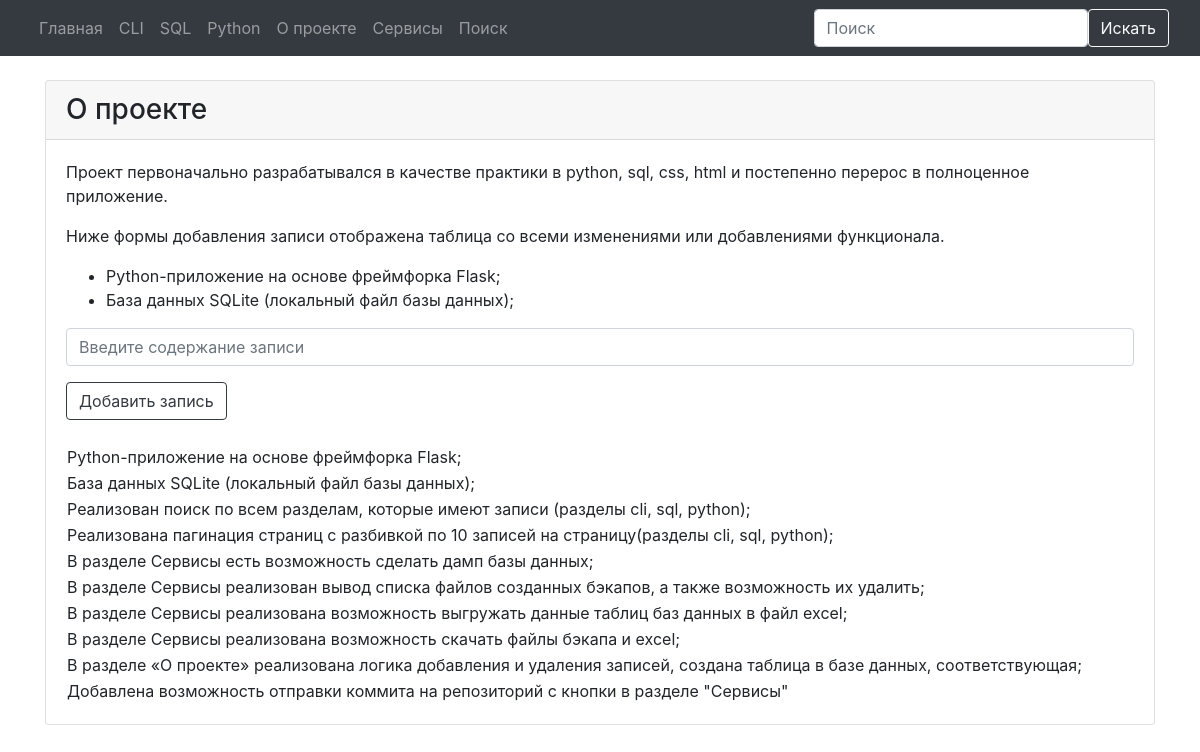
Before: /about with the older database file.
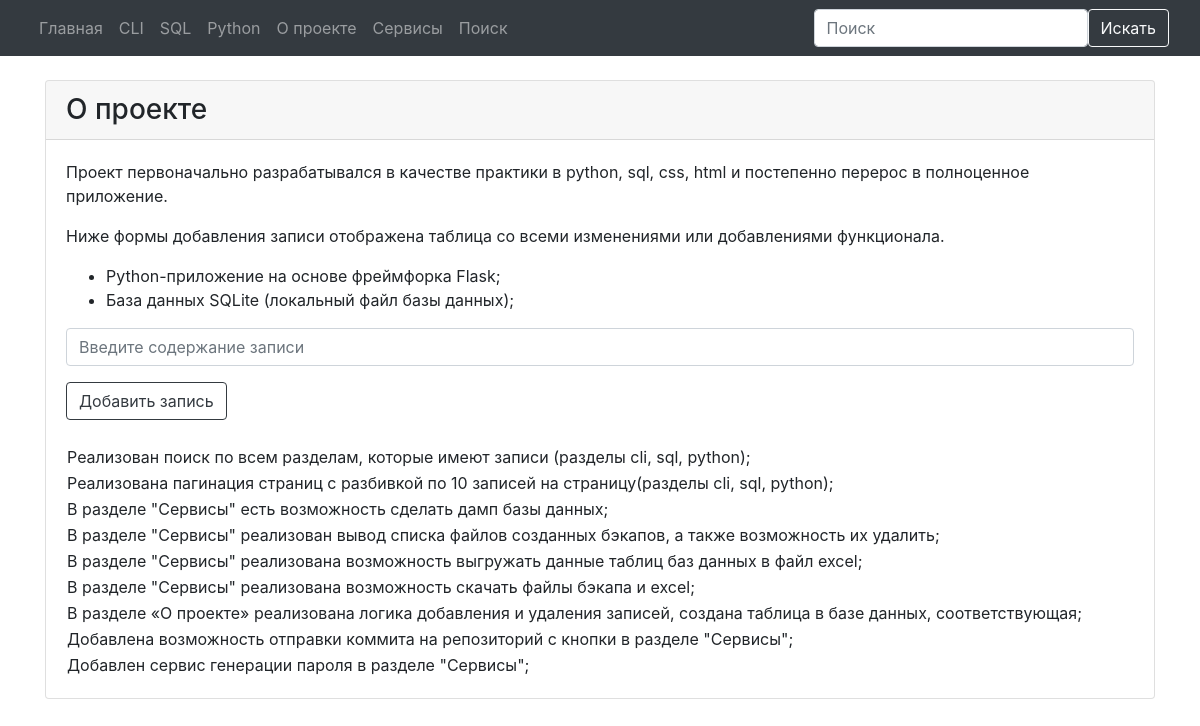
After: the same page with the newer database file.
### tables this page shows
CREATE TABLE about (
	about_id INTEGER PRIMARY KEY AUTOINCREMENT,
	about_name TEXT NOT NULL,
	about_date_add TIMESTAMP DEFAULT (CURRENT_TIMESTAMP)
);

### modules/about.py (the view)
@bp.route("/about")
def about_list():
    with connect.get_db_connection() as conn:
        about_list_posts = conn.execute("SELECT * FROM about").fetchall()
    return render_template("about.html", about_list_posts=about_list_posts)

### modules/connect.py (called while the page is built)
def get_db_connection():
    db_path = os.path.join(BASE_DIR, '../database.db')
    conn = sqlite3.connect(db_path)
    conn.row_factory = sqlite3.Row
    return conn

### templates/about.html (shortened to what this page needs)
{% extends "base.html" %}
{% block content %}
<div class="container mt-4">
   <div class="card mb-2">
      <div class="card-header h3">О проекте</div>
      <div class="card-body">
         <p>Проект первоначально разрабатывался в качестве практики в python, sql, css, html и постепенно перерос в
            полноценное приложение.</p>
         <p>Ниже формы добавления записи отображена таблица со всеми изменениями или добавлениями функционала.</p>
         <ul>
            <li>Python-приложение на основе фреймфорка Flask;</li>
            <li>База данных SQLite (локальный файл базы данных);</li>
         </ul>
         <form method="POST" action="{{ url_for('about.add_about_name') }}" class="mb-4">
            <div class="form-group">
               <input type="text" class="form-control mb-2" id="about_name" name="about_name"
                  placeholder="Введите содержание записи" required>
            </div>
            <button type="submit" class="btn btn-outline-dark">Добавить запись</button>
         </form>
         <table class="table-custom">
            <tbody>
               {% for post in about_list_posts %}
               <tr>
                  <td>{{ post.about_name }}</td>
               </tr>
               {% endfor %}
            </tbody>
         </table>
      </div>
   </div>
</div>
{% endblock %}

### templates/base.html (shortened to what this page needs)
<!doctype html>
<html>
<head>
    <link rel="stylesheet" href="https://cdn.jsdelivr.net/npm/bootstrap-icons@1.7.2/font/bootstrap-icons.css">
    <link href="https://stackpath.bootstrapcdn.com/bootstrap/4.5.2/css/bootstrap.min.css" rel="stylesheet">
</head>
<body>
    {% include 'navbar.html' %}
    {% block content %}
    {% endblock %}
</body>
</html>

### templates/navbar.html (shortened to what this page needs)
<nav class="navbar navbar-expand-lg navbar-dark bg-dark">
    <div class="container-fluid">
      <div class="collapse navbar-collapse" id="navbarNav">
        <ul class="navbar-nav">
          <li class="nav-item">
            <a class="nav-link" href="{{ url_for('index.index') }}">Главная</a>
          </li>
          <li class="nav-item">
            <a class="nav-link" href="{{ url_for('cli_posts.cli_posts') }}">CLI</a>
          </li>
          <li class="nav-item">
            <a class="nav-link" href="{{ url_for('sql_list_commands.sql_list_commands') }}">SQL</a>
          </li>
          <li class="nav-item">
            <a class="nav-link" href="{{ url_for('python_list_commands.python_list_commands') }}">Python</a>
          </li>
          <li class="nav-item">
            <a class="nav-link" href="{{ url_for('about.about_list') }}">О проекте</a>
          </li>
          <li class="nav-item">
            <a class="nav-link" href="{{ url_for('services.services') }}">Сервисы</a>
          </li>
          <li class="nav-item">
            <a class="nav-link" href="{{ url_for('search.search') }}">Поиск</a>
          </li>
        </ul>
      </div>
      <form class="d-flex" action="/search" method="post" role="search">
        <input class="form-control me-2" type="text" placeholder="Поиск" aria-label="Search" name="search_term" id="search_term" required>
        <button class="btn btn-outline-light" type="submit">Искать</button>
      </form>
    </div>
  </nav>

Changed rows visible on the page:
removed about: about_name "Python-приложение на основе фреймфорка Flask;"
removed about: about_name "База данных SQLite (локальный файл базы данных);"
changed about: about_name "В разделе Сервисы есть возможность сделать дамп базы данных;" → "В разделе \"Сервисы\" есть возможность сделать дамп базы данных;"
changed about: about_name "В разделе Сервисы реализован вывод списка файлов созданных бэкапов, а также возможность их удалить;" → "В разделе \"Сервисы\" реализован вывод списка файлов созданных бэкапов, а также возможность их удалить;"
changed about: about_name "В разделе Сервисы реализована возможность выгружать данные таблиц баз данных в файл excel;" → "В разделе \"Сервисы\" реализована возможность выгружать данные таблиц баз данных в файл excel;"
changed about: about_name "В разделе Сервисы реализована возможность скачать файлы бэкапа и excel;" → "В разделе \"Сервисы\" реализована возможность скачать файлы бэкапа и excel;"
changed about: about_name "Добавлена возможность отправки коммита на репозиторий с кнопки в разделе \"Сервисы\"" → "Добавлена возможность отправки коммита на репозиторий с кнопки в разделе \"Сервисы\";"
added about: about_name "Добавлен сервис генерации пароля в разделе \"Сервисы\";"
